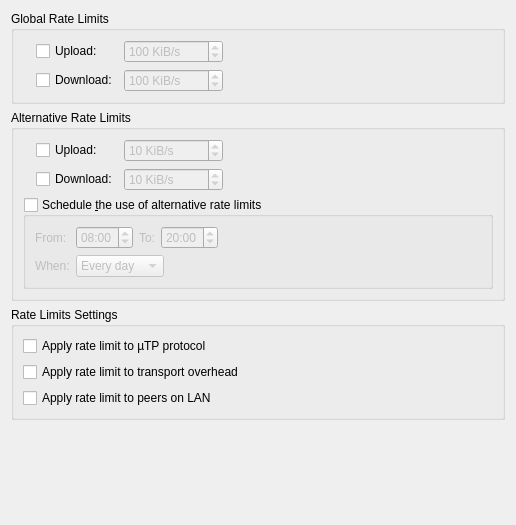
          <widget class="QWidget" name="scrollAreaWidgetContents_9">
           <property name="geometry">
            <rect>
             <x>0</x>
             <y>0</y>
             <width>516</width>
             <height>525</height>
            </rect>
           </property>
           <layout class="QVBoxLayout" name="verticalLayout_5">
            <item>
             <widget class="QGroupBox" name="rateLimitBox">
              <property name="title">
               <string>Global Rate Limits</string>
              </property>
              <layout class="QGridLayout" name="rateLimitBoxLayout">
               <item row="0" column="2">
                <widget class="QSpinBox" name="spinUploadLimit">
                 <property name="enabled">
                  <bool>false</bool>
                 </property>
                 <property name="suffix">
                  <string> KiB/s</string>
                 </property>
                 <property name="minimum">
                  <number>1</number>
                 </property>
                 <property name="maximum">
                  <number>1000000</number>
                 </property>
                 <property name="value">
                  <number>100</number>
                 </property>
                </widget>
               </item>
               <item row="0" column="1">
                <widget class="QCheckBox" name="checkUploadLimit">
                 <property name="text">
                  <string>Upload:</string>
                 </property>
                </widget>
               </item>
               <item row="1" column="2">
                <widget class="QSpinBox" name="spinDownloadLimit">
                 <property name="enabled">
                  <bool>false</bool>
                 </property>
                 <property name="suffix">
                  <string> KiB/s</string>
                 </property>
                 <property name="minimum">
                  <number>1</number>
                 </property>
                 <property name="maximum">
                  <number>1000000</number>
                 </property>
                 <property name="value">
                  <number>100</number>
                 </property>
                </widget>
               </item>
               <item row="0" column="0" rowspan="2">
                <widget class="QLabel" name="labelGlobalRate"/>
               </item>
               <item row="1" column="1">
                <widget class="QCheckBox" name="checkDownloadLimit">
                 <property name="text">
                  <string>Download:</string>
                 </property>
                </widget>
               </item>
               <item row="0" column="3">
                <spacer name="horizontalSpacer">
                 <property name="orientation">
                  <enum>Qt::Horizontal</enum>
                 </property>
                 <property name="sizeHint" stdset="0">
                  <size>
                   <width>40</width>
                   <height>20</height>
                  </size>
                 </property>
                </spacer>
               </item>
              </layout>
             </widget>
            </item>
            <item>
             <widget class="QGroupBox" name="altRateLimitBox">
              <property name="title">
               <string>Alternative Rate Limits</string>
              </property>
              <layout class="QGridLayout" name="gridLayout_6">
               <item row="0" column="0" rowspan="2">
                <widget class="QLabel" name="labelAltRate"/>
               </item>
               <item row="2" column="0" colspan="4">
                <widget class="QGroupBox" name="groupBoxSchedule">
                 <property name="title">
                  <string>Schedule &amp;the use of alternative rate limits</string>
                 </property>
                 <property name="checkable">
                  <bool>true</bool>
                 </property>
                 <property name="checked">
                  <bool>false</bool>
                 </property>
                 <layout class="QGridLayout" name="gridLayout_7">
                  <item row="0" column="0">
                   <widget class="QLabel" name="label_6">
                    <property name="text">
                     <string extracomment="from (time1 to time2)">From:</string>
                    </property>
                   </widget>
                  </item>
                  <item row="0" column="3">
                   <widget class="QTimeEdit" name="timeEditScheduleTo">
                    <property name="wrapping">
                     <bool>true</bool>
                    </property>
                    <property name="displayFormat">
                     <string notr="true">hh:mm</string>
                    </property>
                    <property name="time">
                     <time>
                      <hour>20</hour>
                      <minute>0</minute>
                      <second>0</second>
                     </time>
                    </property>
                   </widget>
                  </item>
                  <item row="0" column="2">
                   <widget class="QLabel" name="label_17">
                    <property name="text">
                     <string extracomment="time1 to time2">To:</string>
                    </property>
                   </widget>
                  </item>
                  <item row="0" column="1">
                   <widget class="QTimeEdit" name="timeEditScheduleFrom">
                    <property name="wrapping">
                     <bool>true</bool>
                    </property>
                    <property name="displayFormat">
                     <string notr="true">hh:mm</string>
                    </property>
                    <property name="calendarPopup">
                     <bool>false</bool>
                    </property>
                    <property name="time">
                     <time>
                      <hour>8</hour>
                      <minute>0</minute>
                      <second>0</second>
                     </time>
                    </property>
                   </widget>
                  </item>
                  <item row="1" column="0">
                   <widget class="QLabel" name="label_18">
                    <property name="text">
                     <string>When:</string>
                    </property>
                   </widget>
                  </item>
                  <item row="1" column="1" colspan="3">
                   <widget class="QComboBox" name="comboBoxScheduleDays">
                    <property name="sizePolicy">
                     <sizepolicy hsizetype="Fixed" vsizetype="Fixed">
                      <horstretch>0</horstretch>
                      <verstretch>0</verstretch>
                     </sizepolicy>
                    </property>
                    <item>
                     <property name="text">
                      <string>Every day</string>
                     </property>
                    </item>
                    <item>
                     <property name="text">
                      <string>Weekdays</string>
                     </property>
                    </item>
                    <item>
                     <property name="text">
                      <string>Weekends</string>
                     </property>
                    </item>
                   </widget>
                  </item>
                  <item row="0" column="4">
                   <spacer name="horizontalSpacer_8">
                    <property name="orientation">
                     <enum>Qt::Horizontal</enum>
                    </property>
                    <property name="sizeHint" stdset="0">
                     <size>
                      <width>40</width>
                      <height>20</height>
                     </size>
                    </property>
                   </spacer>
                  </item>
                 </layout>
                </widget>
               </item>
               <item row="0" column="1">
                <widget class="QCheckBox" name="checkUploadLimitAlt">
                 <property name="text">
                  <string>Upload:</string>
                 </property>
                </widget>
               </item>
               <item row="1" column="1">
                <widget class="QCheckBox" name="checkDownloadLimitAlt">
                 <property name="text">
                  <string>Download:</string>
                 </property>
                </widget>
               </item>
               <item row="0" column="2">
                <widget class="QSpinBox" name="spinUploadLimitAlt">
                 <property name="enabled">
                  <bool>false</bool>
                 </property>
                 <property name="suffix">
                  <string> KiB/s</string>
                 </property>
                 <property name="minimum">
                  <number>1</number>
                 </property>
                 <property name="maximum">
                  <number>1000000</number>
                 </property>
                 <property name="value">
                  <number>10</number>
                 </property>
                </widget>
               </item>
               <item row="1" column="2">
                <widget class="QSpinBox" name="spinDownloadLimitAlt">
                 <property name="enabled">
                  <bool>false</bool>
                 </property>
                 <property name="suffix">
                  <string> KiB/s</string>
                 </property>
                 <property name="minimum">
                  <number>1</number>
                 </property>
                 <property name="maximum">
                  <number>1000000</number>
                 </property>
                 <property name="value">
                  <number>10</number>
                 </property>
                </widget>
               </item>
               <item row="0" column="3">
                <spacer name="horizontalSpacer_5">
                 <property name="orientation">
                  <enum>Qt::Horizontal</enum>
                 </property>
                 <property name="sizeHint" stdset="0">
                  <size>
                   <width>40</width>
                   <height>20</height>
                  </size>
                 </property>
                </spacer>
               </item>
              </layout>
             </widget>
            </item>
            <item>
             <widget class="QGroupBox" name="rateLimitsGroupBox">
              <property name="title">
               <string>Rate Limits Settings</string>
              </property>
              <layout class="QVBoxLayout" name="verticalLayout_30">
               <item>
                <widget class="QCheckBox" name="checkLimituTPConnections">
                 <property name="text">
                  <string>Apply rate limit to µTP protocol</string>
                 </property>
                </widget>
               </item>
               <item>
                <widget class="QCheckBox" name="checkLimitTransportOverhead">
                 <property name="text">
                  <string>Apply rate limit to transport overhead</string>
                 </property>
                </widget>
               </item>
               <item>
                <widget class="QCheckBox" name="checkLimitLocalPeerRate">
                 <property name="text">
                  <string>Apply rate limit to peers on LAN</string>
                 </property>
                </widget>
               </item>
              </layout>
             </widget>
            </item>
            <item>
             <spacer name="verticalSpacer_2">
              <property name="orientation">
               <enum>Qt::Vertical</enum>
              </property>
              <property name="sizeHint" stdset="0">
               <size>
                <width>20</width>
                <height>40</height>
               </size>
              </property>
             </spacer>
            </item>
           </layout>
          </widget>
